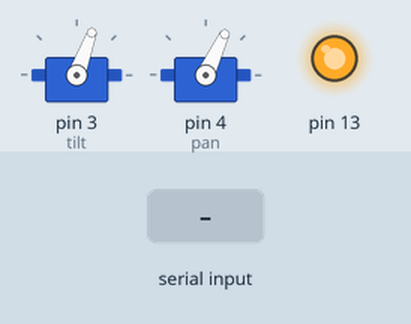
This sketch was run on a simulated Arduino Uno, built with avr-gcc and run on an emulated ATmega328P. On the bench: 2 × servo, output pins drawn as LEDs (lit = HIGH). The inputs (shaded band) are chosen by the test bench.

Above: at 1.2 s.
1.3 s: "u" received over Serial
At 2.4 s:
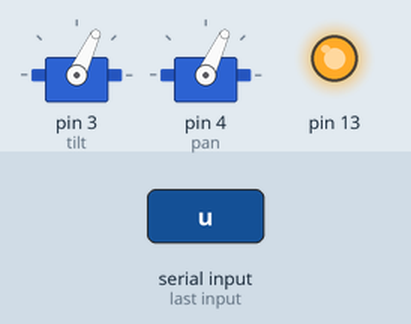
3.0 s: "k" received over Serial
At 3.7 s:
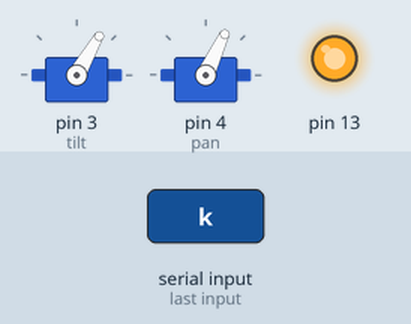
4.8 s: "u" received over Serial
At 6.3 s:
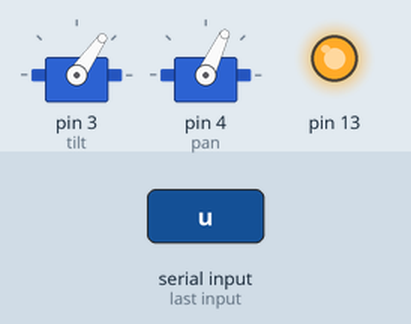
6.6 s: "d" received over Serial
At 7.5 s:
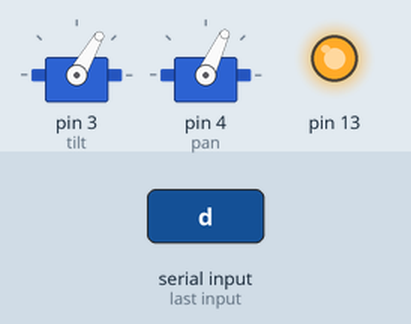
Timing chart, 0 to 9.1 s (numbered marks = the images above; inputs shaded):
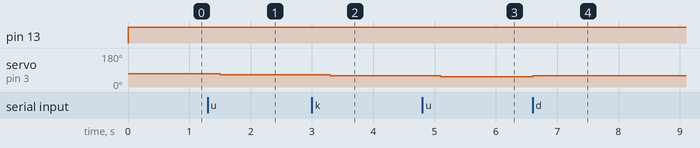

The sketch:

servo_controller.ino
```cpp
#include <Servo.h>

Servo pan;
Servo tilt;

void setup() {
  tilt.attach(3); //tilt servo attached to pin 3
  pan.attach(4); // pan servo attached to pin 4
  tilt.write(70); //set intial position of tilt servo to 70
  pan.write(65); //set initial position of pan servo to 65
  Serial.begin(9600); //Serial port which will have recieved chars from Python
  pinMode(13, OUTPUT);
}

void loop(){
  short pos; //hold position of servo

  digitalWrite(13, HIGH); //random LED for coolness factor

  switch (Serial.read()){
   case 'u':
   case 'k':
     pos = tilt.read();
     if (pos > 0) tilt.write(pos - 5);
     break;
   case 'd':
   case 'j':
     pos = tilt.read();
     if (pos < 180) tilt.write(pos + 5);
     break;
   case 'l':
     pos = pan.read();
     if (pos > 0) pan.write(pos - 5);
     break;
   case 'r':
   case 'h':
     pos = pan.read();
     if (pos < 180) pan.write(pos + 5);
     break;
  }

  delay(300);
}
```

Measured:
- after the input at 1.3 s, servo on pin 3 (tilt): 70° → 65° after 0.20 s
- after the input at 3.0 s, servo on pin 3 (tilt): 65° → 60° after 0.30 s
- after the input at 4.8 s, servo on pin 3 (tilt): 60° → 55° after 0.30 s
- after the input at 6.6 s, servo on pin 3 (tilt): 55° → 60° at once
